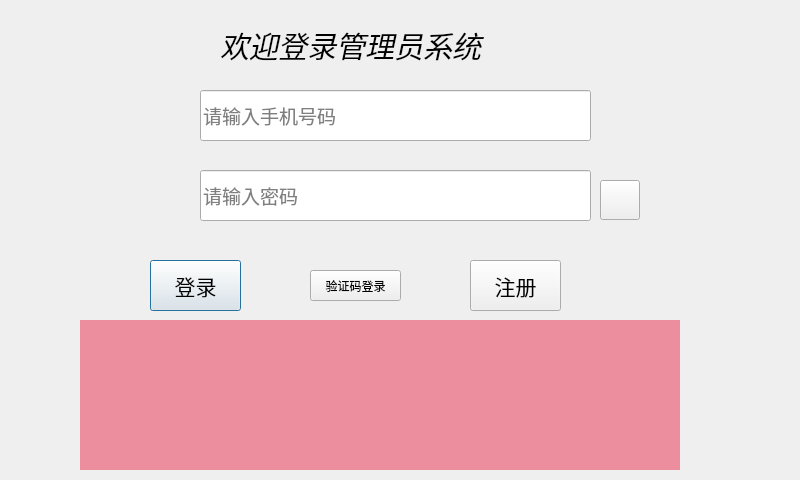
<?xml version="1.0" encoding="UTF-8"?>
<ui version="4.0">
 <class>loginWindow</class>
 <widget class="QDialog" name="loginWindow">
  <property name="geometry">
   <rect>
    <x>0</x>
    <y>0</y>
    <width>800</width>
    <height>480</height>
   </rect>
  </property>
  <property name="minimumSize">
   <size>
    <width>800</width>
    <height>480</height>
   </size>
  </property>
  <property name="maximumSize">
   <size>
    <width>800</width>
    <height>480</height>
   </size>
  </property>
  <property name="windowTitle">
   <string>Dialog</string>
  </property>
  <property name="styleSheet">
   <string notr="true">QMainWindow{border-image: url(:/new/prefix1/pic/city.jpg);}</string>
  </property>
  <widget class="QPushButton" name="loginButton">
   <property name="geometry">
    <rect>
     <x>150</x>
     <y>260</y>
     <width>91</width>
     <height>51</height>
    </rect>
   </property>
   <property name="font">
    <font>
     <family>楷体</family>
     <pointsize>16</pointsize>
    </font>
   </property>
   <property name="text">
    <string>登录</string>
   </property>
  </widget>
  <widget class="QLabel" name="accountLB">
   <property name="geometry">
    <rect>
     <x>130</x>
     <y>90</y>
     <width>50</width>
     <height>50</height>
    </rect>
   </property>
   <property name="minimumSize">
    <size>
     <width>50</width>
     <height>50</height>
    </size>
   </property>
   <property name="maximumSize">
    <size>
     <width>50</width>
     <height>50</height>
    </size>
   </property>
   <property name="sizeIncrement">
    <size>
     <width>200</width>
     <height>200</height>
    </size>
   </property>
   <property name="styleSheet">
    <string notr="true">border-image: url(:/new/prefix1/pic/acc.jpg);</string>
   </property>
   <property name="text">
    <string/>
   </property>
  </widget>
  <widget class="QLabel" name="titleLE">
   <property name="geometry">
    <rect>
     <x>220</x>
     <y>20</y>
     <width>471</width>
     <height>51</height>
    </rect>
   </property>
   <property name="font">
    <font>
     <family>得意黑</family>
     <pointsize>22</pointsize>
     <italic>true</italic>
    </font>
   </property>
   <property name="text">
    <string>欢迎登录管理员系统</string>
   </property>
  </widget>
  <widget class="QLineEdit" name="passwdLE">
   <property name="geometry">
    <rect>
     <x>200</x>
     <y>170</y>
     <width>391</width>
     <height>51</height>
    </rect>
   </property>
   <property name="font">
    <font>
     <family>楷体</family>
     <pointsize>14</pointsize>
    </font>
   </property>
   <property name="maxLength">
    <number>8</number>
   </property>
   <property name="placeholderText">
    <string>请输入密码</string>
   </property>
  </widget>
  <widget class="QPushButton" name="eyeButton">
   <property name="geometry">
    <rect>
     <x>600</x>
     <y>180</y>
     <width>40</width>
     <height>40</height>
    </rect>
   </property>
   <property name="minimumSize">
    <size>
     <width>40</width>
     <height>40</height>
    </size>
   </property>
   <property name="maximumSize">
    <size>
     <width>40</width>
     <height>40</height>
    </size>
   </property>
   <property name="styleSheet">
    <string notr="true">border-image: url(:/new/prefix1/pic/passon.jpg);</string>
   </property>
   <property name="text">
    <string/>
   </property>
  </widget>
  <widget class="solfkeyui" name="widget" native="true">
   <property name="geometry">
    <rect>
     <x>80</x>
     <y>320</y>
     <width>600</width>
     <height>150</height>
    </rect>
   </property>
   <property name="minimumSize">
    <size>
     <width>600</width>
     <height>150</height>
    </size>
   </property>
   <property name="maximumSize">
    <size>
     <width>600</width>
     <height>150</height>
    </size>
   </property>
   <property name="styleSheet">
    <string notr="true">background-color: rgb(236,142, 158);</string>
   </property>
  </widget>
  <widget class="QLineEdit" name="accountLE">
   <property name="geometry">
    <rect>
     <x>200</x>
     <y>90</y>
     <width>391</width>
     <height>51</height>
    </rect>
   </property>
   <property name="font">
    <font>
     <family>楷体</family>
     <pointsize>14</pointsize>
    </font>
   </property>
   <property name="maxLength">
    <number>11</number>
   </property>
   <property name="placeholderText">
    <string>请输入手机号码</string>
   </property>
  </widget>
  <widget class="QPushButton" name="regButton">
   <property name="geometry">
    <rect>
     <x>470</x>
     <y>260</y>
     <width>91</width>
     <height>51</height>
    </rect>
   </property>
   <property name="font">
    <font>
     <family>楷体</family>
     <pointsize>16</pointsize>
    </font>
   </property>
   <property name="text">
    <string>注册</string>
   </property>
  </widget>
  <widget class="QLabel" name="passwdLB">
   <property name="geometry">
    <rect>
     <x>130</x>
     <y>170</y>
     <width>50</width>
     <height>50</height>
    </rect>
   </property>
   <property name="minimumSize">
    <size>
     <width>50</width>
     <height>50</height>
    </size>
   </property>
   <property name="maximumSize">
    <size>
     <width>50</width>
     <height>50</height>
    </size>
   </property>
   <property name="sizeIncrement">
    <size>
     <width>200</width>
     <height>200</height>
    </size>
   </property>
   <property name="styleSheet">
    <string notr="true">border-image: url(:/new/prefix1/pic/lock.jpg);</string>
   </property>
   <property name="text">
    <string/>
   </property>
  </widget>
  <widget class="QPushButton" name="captCha">
   <property name="geometry">
    <rect>
     <x>310</x>
     <y>270</y>
     <width>91</width>
     <height>31</height>
    </rect>
   </property>
   <property name="font">
    <font>
     <family>楷体</family>
     <pointsize>9</pointsize>
    </font>
   </property>
   <property name="text">
    <string>验证码登录</string>
   </property>
  </widget>
 </widget>
 <customwidgets>
  <customwidget>
   <class>solfkeyui</class>
   <extends>QWidget</extends>
   <header location="global">solfkeyui.h</header>
   <container>1</container>
  </customwidget>
 </customwidgets>
 <resources/>
 <connections/>
</ui>
